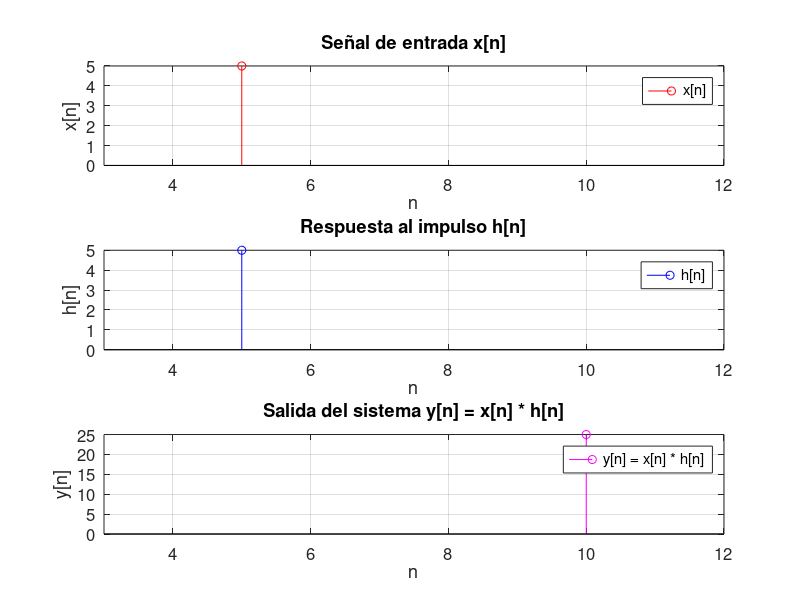

This chart was generated by the following MATLAB code:
% Limpiar variables y pantalla
clc;
clear;
close all;



% x[n]
x =  input('Ingrese los valores de la señal x[n] como vector (ej: [4 6 4]): '); %[4 6 4];
nx = input('Ingrese el rango de índices (ej: 1:3): '); %(1:3);


% h[n]
h = input('Ingrese los valores de la señal h[n] como vector (ej: [2 6]): '); % [2 6];
nh = input('Ingrese el rango de índices (ej: 7:8): '); %(7:8);


% Convolucion
y = conv(x,h);
ny = ((nx(1)+nh(1)):(nx(end)+nh(end)));

% Escalas
a = min([nx nh ny])-2;
b = max([nx nh ny])+2;

% Graficos
figure('Name', 'TP1', 'NumberTitle', 'off');


% Primer grafico
subplot(3,1,1);
stem(nx,x, 'r');
legend('x[n]');
title('Señal de entrada x[n]');
set(gca, 'FontSize', 12);
xlabel('n');
ylabel('x[n]');
grid on;
xlim([a,b])

% Segundo Grafico
subplot(3,1,2);
stem(nh,h, 'b');
legend('h[n]');
title('Respuesta al impulso h[n]');
set(gca, 'FontSize', 12);
xlabel('n');
ylabel('h[n]');
grid on;
xlim([a,b])

% Tercer Grafico
subplot(3,1,3);
stem(ny, y, 'm');
legend('y[n] = x[n] * h[n]');
title('Salida del sistema y[n] = x[n] * h[n]');
set(gca, 'FontSize', 12);
xlabel('n');
ylabel('y[n]');
grid on;
xlim([a,b])
